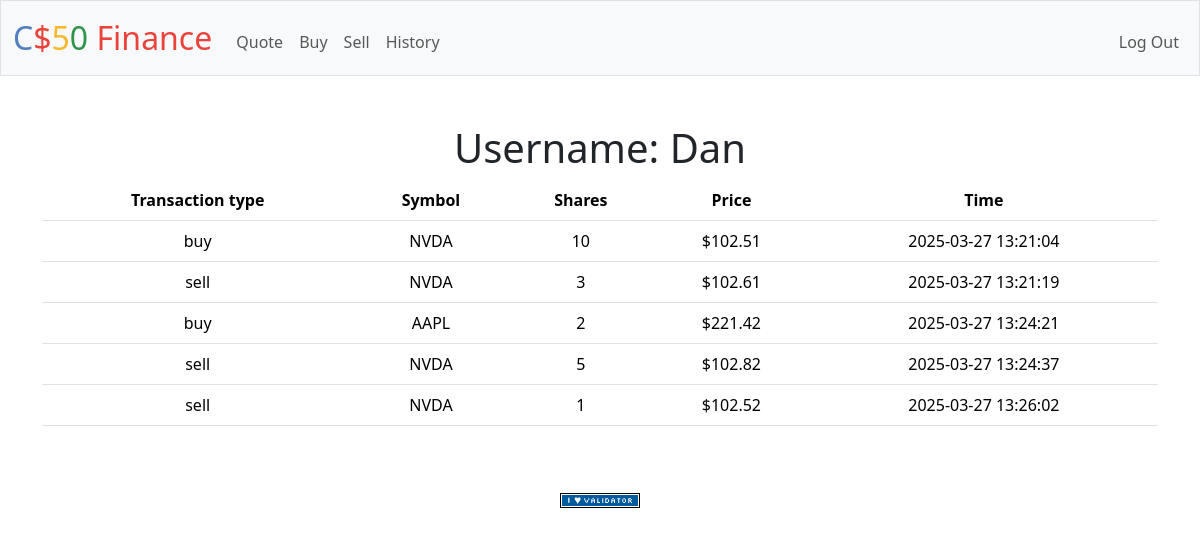
Screenshot of /history (signed in) with the database file from the repository.
### tables this page shows
CREATE TABLE users (id INTEGER PRIMARY KEY AUTOINCREMENT NOT NULL, username TEXT NOT NULL, hash TEXT NOT NULL, cash NUMERIC NOT NULL DEFAULT 10000.00);

CREATE TABLE "purchases" (
    id INTEGER PRIMARY KEY AUTOINCREMENT NOT NULL,
    user_id INTEGER NOT NULL,
    symbol TEXT NOT NULL,
    price NUMBER NOT NULL,
    shares NUMBER NOT NULL,
    transaction_type TEXT CHECK(transaction_type IN ('buy', 'sell')) NOT NULL,
    timestamp DATETIME DEFAULT CURRENT_TIMESTAMP,
    FOREIGN KEY (user_id) REFERENCES users(id)
);

### app.py (the view)
@app.route("/history")
@login_required
def history():
    user = db.execute("SELECT * FROM users WHERE id = ?", session["user_id"])
    history = db.execute(
        "SELECT transaction_type, symbol, price, shares, timestamp FROM purchases WHERE user_id = ?", session["user_id"])
    return render_template("history.html", username=user[0]["username"], history=history)

### app.py (called while the page is built)
@app.after_request
def after_request(response):
    response.headers["Cache-Control"] = "no-cache, no-store, must-revalidate"
    response.headers["Expires"] = 0
    response.headers["Pragma"] = "no-cache"
    return response

### helpers.py (called while the page is built)
def login_required(f):
    @wraps(f)
    def decorated_function(*args, **kwargs):
        if session.get("user_id") is None:
            return redirect("/login")
        return f(*args, **kwargs)
    return decorated_function

def usd(value):
    return f"${value:,.2f}"

### templates/history.html (shortened to what this page needs)
{% extends "layout.html" %}
{% block main %}
    <h1>Username: {{username}}</h1>
    <table class="table">
        <tr>
            <th>Transaction type</th>
            <th>Symbol</th>
            <th>Shares</th>
            <th>Price</th>
            <th>Time</th>
        </tr>
        {% for entry in history %}
            <tr>
                <td>{{entry.transaction_type}}</td>
                <td>{{entry.symbol}}</td>
                <td>{{entry.shares}}</td>
                <td>{{entry.price | usd}}</td>
                <td>{{entry.timestamp}}</td>
            </tr>
        {% endfor %}
    </table>
{% endblock %}

### templates/layout.html (shortened to what this page needs)
<!DOCTYPE html>
<html lang="en">
    <head>
        <link href="https://cdn.jsdelivr.net/npm/bootstrap@5.3.3/dist/css/bootstrap.min.css" rel="stylesheet">
        <link href="/static/styles.css" rel="stylesheet">
    </head>
    <body>
        <nav class="bg-light border navbar navbar-expand-md navbar-light">
            <div class="container-fluid">
                <a class="navbar-brand" href="/"><span class="blue">C</span><span class="red">$</span><span class="yellow">5</span><span class="green">0</span> <span class="red">Finance</span></a>
                <div class="collapse navbar-collapse" id="navbar">
                    {% if session["user_id"] %}
                        <ul class="navbar-nav me-auto mt-2">
                            <li class="nav-item"><a class="nav-link" href="/quote">Quote</a></li>
                            <li class="nav-item"><a class="nav-link" href="/buy">Buy</a></li>
                            <li class="nav-item"><a class="nav-link" href="/sell">Sell</a></li>
                            <li class="nav-item"><a class="nav-link" href="/history">History</a></li>
                        </ul>
                        <ul class="navbar-nav ms-auto mt-2">
                            <li class="nav-item"><a class="nav-link" href="/logout">Log Out</a></li>
                        </ul>
                    {% else %}
                        <ul class="navbar-nav ms-auto mt-2">
                            <li class="nav-item"><a class="nav-link" href="/register">Register</a></li>
                            <li class="nav-item"><a class="nav-link" href="/login">Log In</a></li>
                        </ul>
                    {% endif %}
                </div>
            </div>
        </nav>
        <main class="container py-5 text-center">
            {% block main %}{% endblock %}
        </main>
        <footer class="mb-5">
            <form action="https://validator.w3.org/check" class="text-center" enctype="multipart/form-data" method="post" target="_blank">
                <input alt="Validate" src="/static/I_heart_validator.png" type="image">
            </form>
        </footer>
    </body>
</html>

### static/styles.css (style rules this page uses)
nav .navbar-brand { font-size: xx-large; }
nav .navbar-brand .blue { color: #537fbe; }
nav .navbar-brand .red { color: #ea433b; }
nav .navbar-brand .yellow { color: #f5b82e; }
nav .navbar-brand .green { color: #2e944b; }
input, select { max-width: 600px; }

### rows the page displays
users: username "Dan"
purchases: transaction_type "buy", symbol "NVDA", shares "10", price "$102.51", timestamp "2025-03-27 13:21:04"
purchases: transaction_type "sell", symbol "NVDA", shares "3", price "$102.61", timestamp "2025-03-27 13:21:19"
purchases: transaction_type "buy", symbol "AAPL", shares "2", price "$221.42", timestamp "2025-03-27 13:24:21"
purchases: transaction_type "sell", symbol "NVDA", shares "5", price "$102.82", timestamp "2025-03-27 13:24:37"
purchases: transaction_type "sell", symbol "NVDA", shares "1", price "$102.52", timestamp "2025-03-27 13:26:02"
